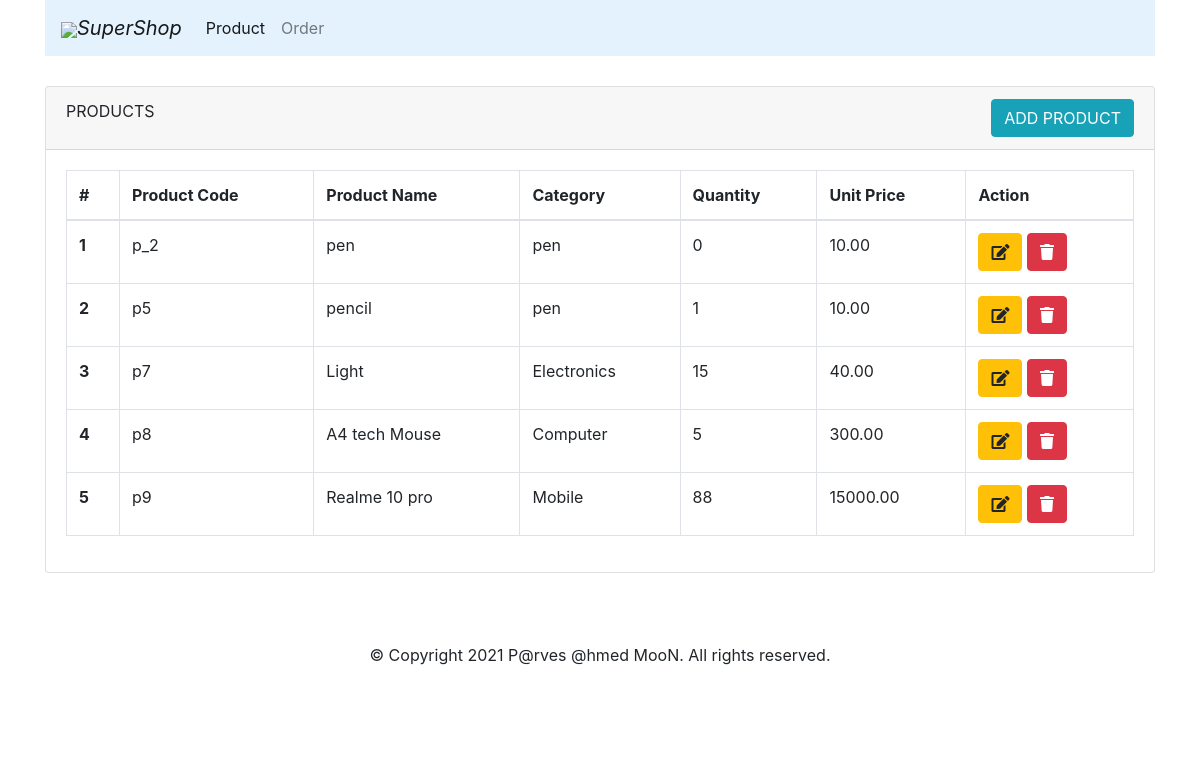
/product/product_list, run on an earlier commit of the app's database.
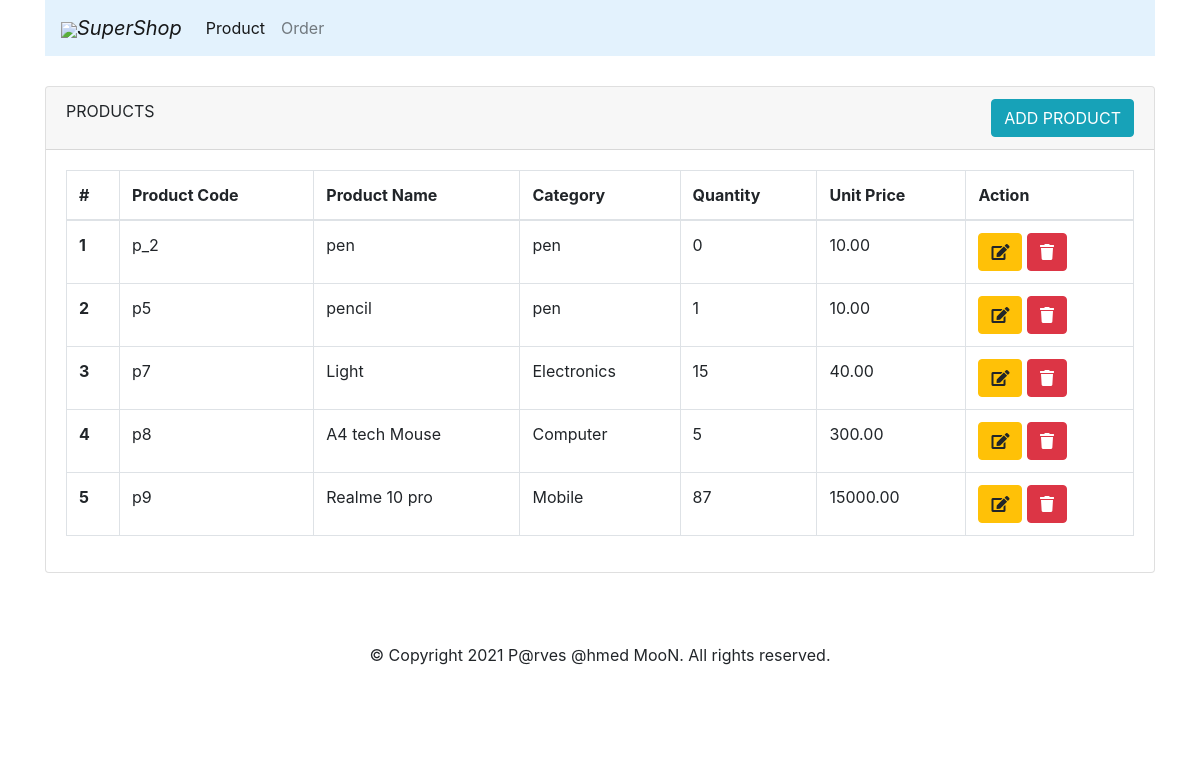
And on a later commit of the database.
### products/models.py (models this page shows)
class Product(models.Model):
    product_code = models.CharField(max_length=10, unique=True)
    product_name = models.CharField(max_length=100, unique=True)
    category = models.CharField(max_length=100)
    unit_price = models.DecimalField(decimal_places=2, max_digits=10)
    quantity = models.IntegerField(default=1)
    created_at = models.DateTimeField(auto_now_add=True)
    updated_at = models.DateTimeField(auto_now=True)

### products/views.py (the view)
# urls.py: path('product/product_list', views.product_list, name='product_list'),
def product_list(request):
    products = Product.objects.all()
    return render(request, 'product/product_list.html', {'products': products})

### templates/product/product_list.html (shortened to what this page needs)
{% extends 'base.html' %}
{% load crispy_forms_tags %}
{% block content %}
    <div class="container">
        <div class="card">
            <div class="card-header">
                PRODUCTS
                <a class="btn btn-info float-right" href="{% url 'add_product' %}">ADD PRODUCT</a>
            </div>
            <div class="card-body">
                <table class="table table-bordered" id="product_table">
                    <thead>
                    <tr>
                        <th scope="col">#</th>
                        <th scope="col">Product Code</th>
                        <th scope="col">Product Name</th>
                        <th scope="col">Category</th>
                        <th scope="col">Quantity</th>
                        <th scope="col">Unit Price</th>
                        <th scope="col">Action</th>
                    </tr>
                    </thead>
                    <tbody>
                    {% for product in products %}
                        <tr>
                            <th scope="row">{{ forloop.counter }}</th>
                            <td>{{ product.product_code }}</td>
                            <td>{{ product.product_name }}</td>
                            <td>{{ product.category }}</td>
                            <td>{{ product.quantity }}</td>
                            <td>{{ product.unit_price }}</td>
                            <td>
                                <a class="btn btn-warning edit" href="{% url 'product_update' product.id %}"><i
                                        class="fas fa-edit"></i></a>
                                <button class="btn btn-danger delete"
                                        delete_url="{% url 'product_delete' product.id %}"><i class="fas fa-trash"></i>
                                </button>
                            </td>
                        </tr>
                    {% endfor %}
                    </tbody>
                </table>
            </div>
        </div>
    </div>
{% endblock content %}

What changed in the data, as far as the page shows it:
changed Product "Realme 10 pro": quantity "88" → "87"
